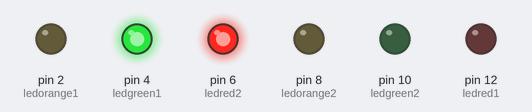
This sketch was run on a simulated Arduino Uno, built with avr-gcc and run on an emulated ATmega328P. Parts: output pins drawn as LEDs (lit = HIGH).

Above: at 1.5 s.
At 4.0 s:
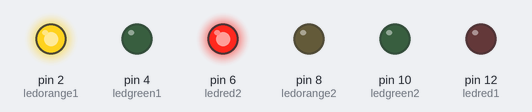
At 6.0 s:
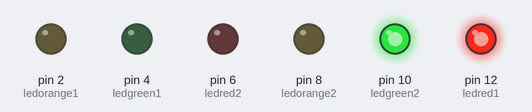
At 8.0 s:
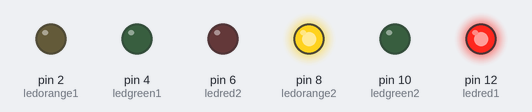
Timing chart, 0 to 11.7 s (numbered marks = the images above):
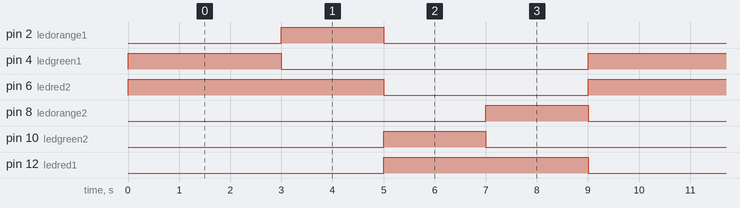

The sketch:

dual_traffic_lights.ino
```cpp
// Declaration of the traffic light 1 LED pins
int ledred1 = 12;        // Red LED of traffic light 1 on digital pin 12
int ledorange1 = 2;      // Yellow LED of traffic light 1 on digital pin 2
int ledgreen1 = 4;       // Green LED of traffic light 1 on digital pin 4

// Declaration of the traffic light 2 LED pins
int ledred2 = 6;         // Red LED of traffic light 2 on digital pin 6
int ledorange2 = 8;      // Yellow LED of traffic light 2 on digital pin 8
int ledgreen2 = 10;      // Green LED of traffic light 2 on digital pin 10

void setup()
{
  // Set all LED pins as digital outputs
  pinMode(ledred1, OUTPUT);     // Output for red LED of traffic light 1
  pinMode(ledorange1, OUTPUT);  // Output for yellow LED of traffic light 1
  pinMode(ledgreen1, OUTPUT);   // Output for green LED of traffic light 1

  pinMode(ledred2, OUTPUT);     // Output for red LED of traffic light 2
  pinMode(ledorange2, OUTPUT);  // Output for yellow LED of traffic light 2
  pinMode(ledgreen2, OUTPUT);   // Output for green LED of traffic light 2
}

void loop()
{
  // ====== TRAFFIC LIGHT 1: GREEN | TRAFFIC LIGHT 2: RED ======
  digitalWrite(ledgreen1, HIGH); // Turn on green of traffic light 1 (go)
  digitalWrite(ledred2, HIGH);   // Turn on red of traffic light 2 (stop)
  delay(3000);                   // Wait 3 seconds

  // ====== TRAFFIC LIGHT 1: YELLOW (WARNING OF CLOSING) ======
  digitalWrite(ledgreen1, LOW);   // Turn off green of traffic light 1
  digitalWrite(ledorange1, HIGH); // Turn on yellow of traffic light 1
  delay(2000);                    // Wait 2 seconds

  // ====== TRAFFIC LIGHT 1: RED | TRAFFIC LIGHT 2: GREEN ======
  digitalWrite(ledorange1, LOW); // Turn off yellow of traffic light 1
  digitalWrite(ledred1, HIGH);   // Turn on red of traffic light 1 (stop)

  digitalWrite(ledred2, LOW);    // Turn off red of traffic light 2
  digitalWrite(ledgreen2, HIGH); // Turn on green of traffic light 2 (go)
  delay(2000);                   // Wait 2 seconds

  // ====== TRAFFIC LIGHT 2: YELLOW (WARNING OF CLOSING) ======
  digitalWrite(ledgreen2, LOW);   // Turn off green of traffic light 2
  digitalWrite(ledorange2, HIGH); // Turn on yellow of traffic light 2
  delay(2000);                    // Wait 2 seconds

  // ====== TRAFFIC LIGHT 2: RED | TRAFFIC LIGHT 1: GREEN ======
  digitalWrite(ledorange2, LOW); // Turn off yellow of traffic light 2
  digitalWrite(ledred1, LOW);    // Turn off red of traffic light 1

  // The loop restarts with traffic light 1 green again
}
```

Measured:
- by itself, pin 2 (ledorange1), pin 8 (ledorange2), pin 10 (ledgreen2): alternates HIGH for 2.0 s and LOW for 7.0 s
- by itself, pin 4 (ledgreen1): alternates HIGH for 3.0 s and LOW for 6.0 s
- by itself, pin 6 (ledred2): alternates HIGH for 5.0 s and LOW for 4.0 s
- by itself, pin 12 (ledred1): alternates HIGH for 4.0 s and LOW for 5.0 s
